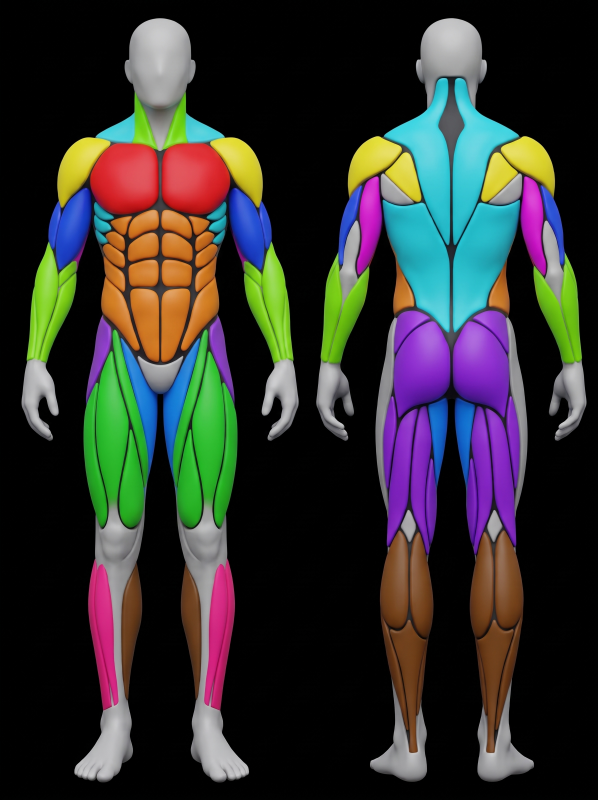
#> input picture tasarimlar/_paylasim/3d/kaynak-3d-gemini-tam.jpg, 1792 x 2400 px (shown at 1/3 size)
$ python kas_3d.py
#> lines starting #> are read from the running program, lines starting #| are printed output that depends on the picture; after the words box and inside, x2 and y2 are one past the last pixel; in counts of white or black regions, pixels touching at a corner belong together
# v68 3D kas haritası: Gemini Pro'nun 3D görünümlü renk anahtarlı vücut görselinden iki dosya üretir.
# Kaynak: tasarimlar/_paylasim/3d/kaynak-3d-gemini-tam.jpg (her kas grubu ayrı renk, gölgeli, siyah zemin)
# Çıktı:  img/kas-3d-etiket.png  paletli (renk = gri indeks×17); 0 zemin, 1 gövde, 2.. = MUSCLES sırası (indeks = MUSCLES.indexOf(ad) + 2)
#         img/kas-3d-isik.webp   gri ton ışık (grup başına normalize, 0…1,15 → 0…255)
# Uygulama (src/app/32-kas-harita.js) ikisini okuyup tema / set yoğunluğuna göre boyar. Çalıştır: python scripts/gorsel/kas_3d.py
import os
import numpy as np
from PIL import Image, ImageFilter
from scipy import ndimage

ROOT = os.path.abspath(os.path.join(os.path.dirname(__file__), "..", ".."))
SRC = os.path.join(ROOT, "tasarimlar", "_paylasim", "3d", "kaynak-3d-gemini-tam.jpg")
OUT_LAB = os.path.join(ROOT, "img", "kas-3d-etiket.png")
OUT_SHD = os.path.join(ROOT, "img", "kas-3d-isik.webp")
OUT_CHK = os.path.join(ROOT, "tasarimlar", "_paylasim", "3d", "etiket-kontrol-uretim.png")
WIDTH = 900
# 09-kas-plaka-koc-takviye.js MUSCLES ile aynı sıra
MUSCLES = ["Göğüs", "Sırt", "Omuz", "Ön Bacak", "Arka Bacak & Kalça", "Kalf", "Biceps", "Triceps", "Karın", "Ön Kol", "Boyun", "İç Bacak", "Kaval"]
# kaynaktaki ton → kas (Gemini görselinin renk anahtarı)
HUES = [("Göğüs", 0), ("Karın", 30), ("Omuz", 58), ("Ön Kol", 90), ("Ön Bacak", 120), ("Sırt", 185), ("Biceps", 225),
        ("Arka Bacak & Kalça", 275), ("Triceps", 305), ("Kaval", 335)]
CRUMB = 150   # bundan küçük kopuk kas parçası çevresine katılır


def labels(im):
    r, g, b = im[..., 0], im[..., 1], im[..., 2]
    mx, mn = im.max(-1), im.min(-1)
    v = mx
    s = np.where(mx > 0, (mx - mn) / np.maximum(mx, 1e-6), 0)
    d = mx - mn + 1e-6
    h = np.where(mx == r, ((g - b) / d) % 6, np.where(mx == g, (b - r) / d + 2, (r - g) / d + 4)) * 60
    H, W = v.shape
#> H = 2400; W = 1792
    bg = v < 0.13
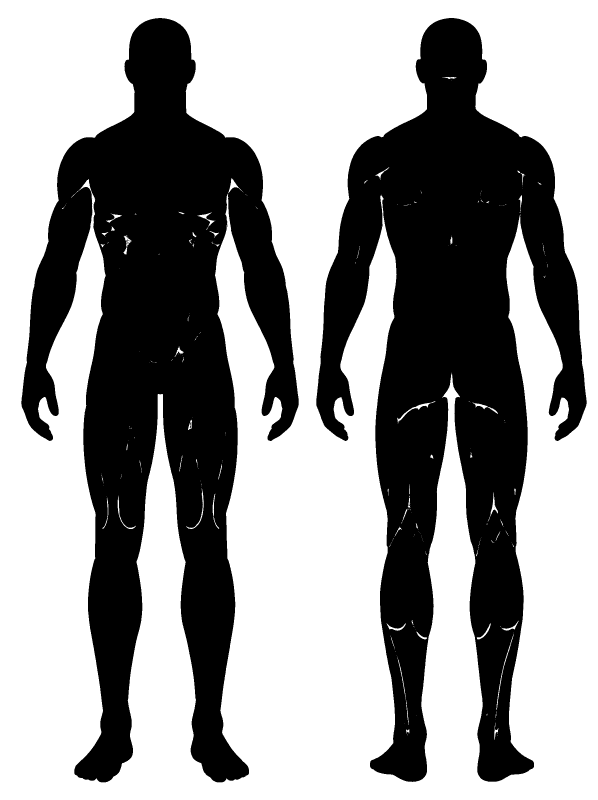
#> bg: shape (2400, 1792) bool (shown at 1/3 size); 59.5% white; 22 black regions (19 under 20 px), largest, box (x1, y1, x2, y2) and area: (64, 54, 896, 2347) 873224, (949, 54, 1760, 2346) 870410, (569, 1268, 573, 1285) 32
    body = (~bg) & (s < 0.28)
#> body: shape (2400, 1792) bool; 9.6% white; 303 white regions (234 under 20 px), largest, box (x1, y1, x2, y2) and area: (373, 54, 587, 1009) 56934, (223, 1451, 441, 2347) 56242, (524, 1459, 747, 2347) 55997
    colm = (~bg) & ~body
#> colm: shape (2400, 1792) bool; 30.9% white; 33 white regions (24 under 20 px), largest, box (x1, y1, x2, y2) and area: (80, 275, 881, 1092) 369625, (1140, 930, 1571, 2259) 344037, (250, 946, 713, 1584) 198916
    idx = {n: MUSCLES.index(n) + 2 for n in MUSCLES}
    hd = np.stack([np.minimum(abs(h - x), 360 - abs(h - x)) for _, x in HUES], -1)
    k = np.array([idx[n] for n, _ in HUES], np.uint8)[hd.argmin(-1)]
    ys = np.where(~bg)[0]
    fy = (np.arange(H)[:, None] * np.ones((1, W)) - ys.min()) / (ys.max() - ys.min())
    # konuma göre ayırma (renkleri yakın gruplar)
    k = np.where((k == idx["Karın"]) & (fy > 0.60), idx["Kalf"], k)
    k = np.where((k == idx["Biceps"]) & (fy > 0.42), idx["İç Bacak"], k)
    k = np.where(np.isin(k, [idx["Triceps"], idx["Göğüs"]]) & (fy > 0.60), idx["Kaval"], k)
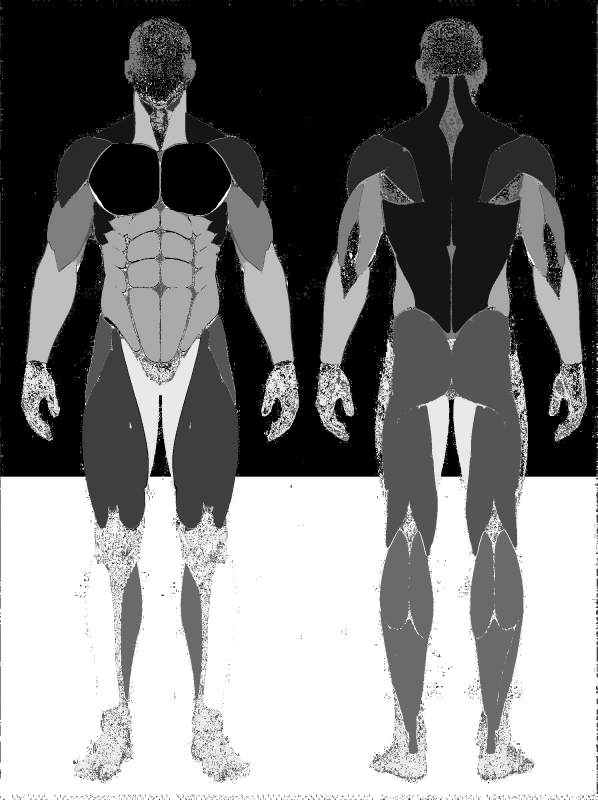
#> k: shape (2400, 1792) (shown at 1/3 size); min 2, max 14, mean 7.74; drawn with min black and max white
    k = np.where((k == idx["Ön Kol"]) & (fy < 0.20), idx["Boyun"], k)
    lab = np.zeros((H, W), np.uint8)
    lab[body] = 1
    lab[colm] = k[colm]
    # JPEG kırıntısı: yalnız renkli piksellerde çoğunluk (kas aralarındaki koyu çizgiler yutulmasın)
    lf = np.asarray(Image.fromarray(lab).filter(ImageFilter.ModeFilter(9)))
    lab = np.where(colm, np.where(lf >= 2, lf, 1), lab).astype(np.uint8)
    # yalnız kenara bağlı koyu alan zemin; içerideki yarıklar gövde
    cc, _ = ndimage.label(bg)
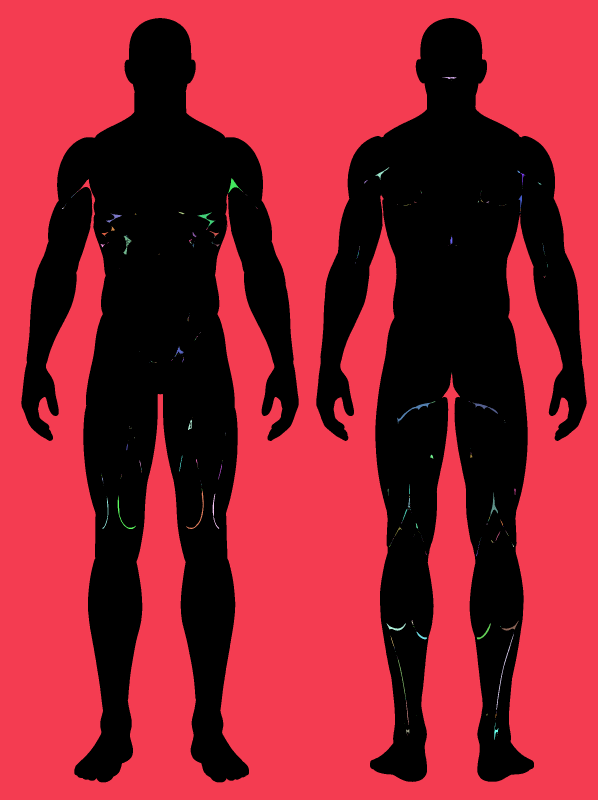
#> cc: shape (2400, 1792) int32 (shown at 1/3 size); 435 distinct labels, from 0 to 434; one colour per label, 0 black
    edge = np.unique(np.concatenate([cc[0], cc[-1], cc[:, 0], cc[:, -1]]))
#> edge = [1]
    bg = np.isin(cc, edge[edge > 0])
#> bg: shape (2400, 1792) bool; 59.2% white; 4 black regions (2 under 20 px), largest, box (x1, y1, x2, y2) and area: (64, 54, 896, 2347) 877785, (949, 54, 1760, 2346) 876357
    lab[bg] = 0
    lab[(~bg) & (lab == 0)] = 1
#> lab: shape (2400, 1792); min 0, max 14, mean 2.21
    return lab, v


def shade_of(lab, v):
    ref = np.ones(lab.shape, np.float32)
    for i in range(1, 15):
        m = lab == i
        if m.any():
            ref[m] = np.percentile(v[m], 92)
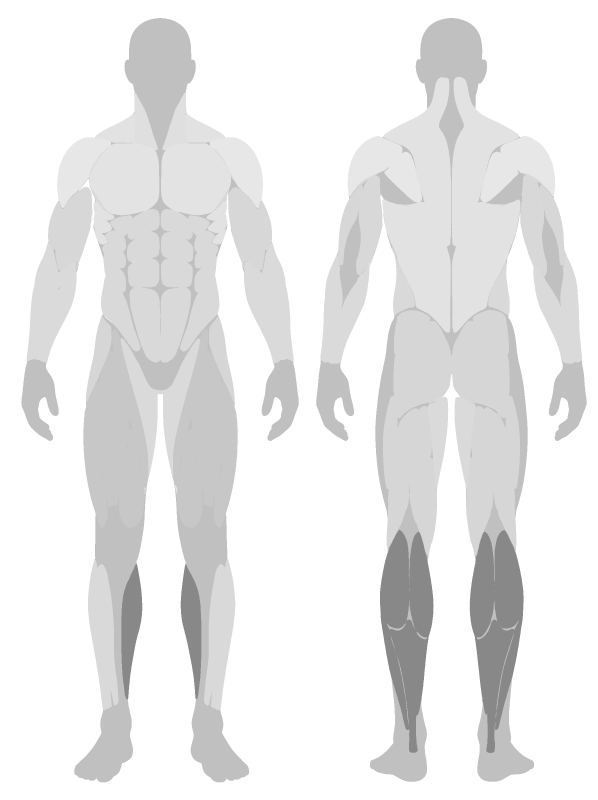
#> ref: shape (2400, 1792) float32 (shown at 1/3 size); min 0.533, max 1, mean 0.918
    return np.clip(v / np.maximum(ref, 1e-3), 0, 1.15)
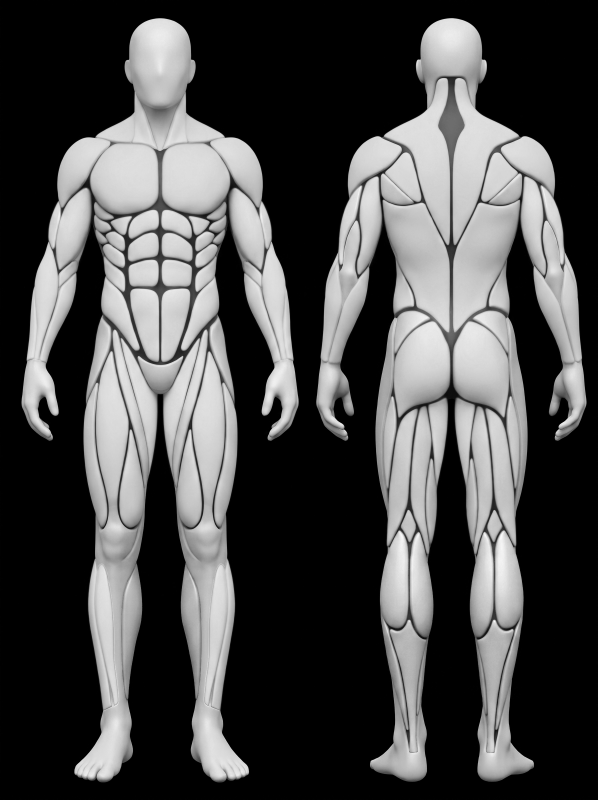
#> returned value: shape (2400, 1792) float32 (shown at 1/3 size); min 0, max 1.15, mean 0.337; drawn with min black and max white


def drop_crumbs(lab):
    for _ in range(3):
        changed = False
        for i in range(2, 15):
            cc, n = ndimage.label(lab == i)
            if not n:
                continue
            sizes = ndimage.sum(np.ones_like(cc), cc, range(1, n + 1))
            for j in np.where(sizes < CRUMB)[0] + 1:
                part = cc == j
                ring = ndimage.binary_dilation(part, iterations=1) & ~part
                around = lab[ring]
                around = around[around >= 1]
                lab[part] = np.bincount(around).argmax() if around.size else 1
                changed = True
        if not changed:
            break
    return lab


def main():
    im = np.asarray(Image.open(SRC).convert("RGB")).astype(np.float32) / 255
    lab, v = labels(im)
    shade = shade_of(lab, v)
    ys, xs = np.where(lab > 0)
    pad = 20
    y0, y1 = max(0, ys.min() - pad), min(lab.shape[0], ys.max() + pad)
#> y0 = 34; y1 = 2366
    x0, x1 = max(0, xs.min() - pad), min(lab.shape[1], xs.max() + pad)
#> x0 = 44; x1 = 1779
    lab, shade = lab[y0:y1, x0:x1], shade[y0:y1, x0:x1]
#> lab: shape (2332, 1735)
    h = round(lab.shape[0] * WIDTH / lab.shape[1])
#> h = 1210
    lab = np.asarray(Image.fromarray(lab).resize((WIDTH, h), Image.NEAREST)).copy()
#> lab: shape (1210, 900)
    lab = drop_crumbs(lab)
#> after the loop in drop_crumbs, `for _ in range(3):`: lab: shape (1210, 900); min 0, max 14, mean 2.34
#> after the loop in drop_crumbs, `for _ in range(3):`:
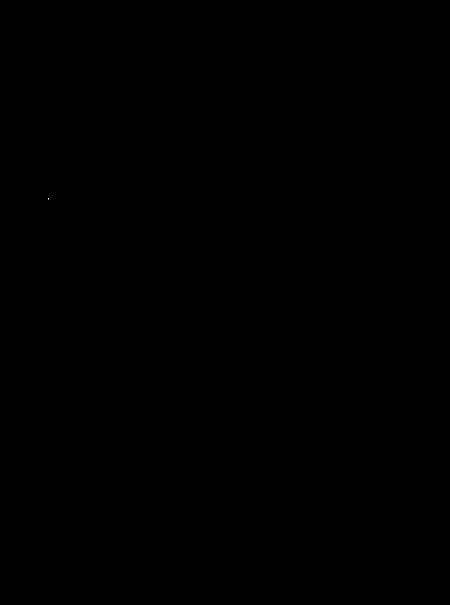
#> part: shape (1210, 900) bool (shown at 1/2 size); 0% white in thin lines or dots, all inside (x1, y1, x2, y2) = (97, 396, 98, 399)
    sh = Image.fromarray((np.clip(shade / 1.15, 0, 1) * 255).astype(np.uint8)).resize((WIDTH, h), Image.LANCZOS)
    out = Image.fromarray(lab, "P")
#> out: PIL image 900x1210 P; every value is 0
    # palet: indeks i → gri (i×17); tarayıcı RGB okur, uygulama round(R / 17) ile indeksi geri bulur
    out.putpalette([i * 17 for i in range(15) for _ in range(3)] + [0] * (768 - 45))
    out.save(OUT_LAB, optimize=True)
    sh.save(OUT_SHD, "WEBP", quality=82, method=6)
    # kontrol görseli: her kas ayrı renk, ışıkla çarpılmış
    cpal = np.array([(0, 0, 0), (90, 90, 90)] + [((i * 97) % 256, (i * 57 + 80) % 256, (i * 151 + 40) % 256) for i in range(13)], np.float32)
    chk = cpal[lab] * (np.asarray(sh).astype(np.float32)[..., None] / 255 * 0.7 + 0.3)
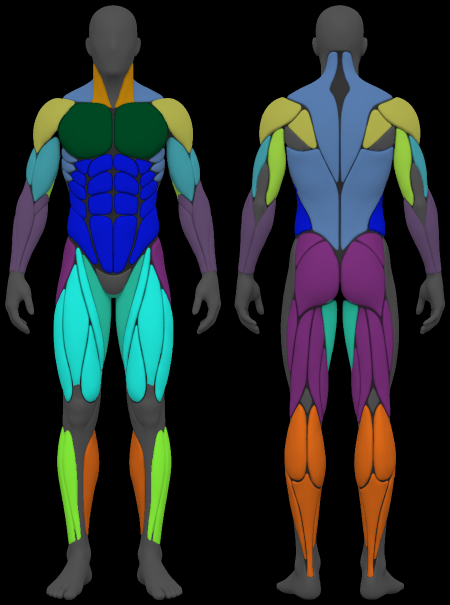
#> chk: shape (1210, 900, 3) float32 (shown at 1/2 size); mean R, G, B 35, 41.4, 44
    Image.fromarray(chk.clip(0, 255).astype(np.uint8)).save(OUT_CHK)
    print("✓", OUT_LAB, out.size, os.path.getsize(OUT_LAB), "bayt")
#| ✓ img/kas-3d-etiket.png (900, 1210) 19032 bayt
    print("✓", OUT_SHD, sh.size, os.path.getsize(OUT_SHD), "bayt")
#| ✓ img/kas-3d-isik.webp (900, 1210) 46768 bayt
    print({MUSCLES[i - 2]: int((lab == i).sum()) for i in range(2, 15)})
#> (printed output is left out)


if __name__ == "__main__":
    main()
